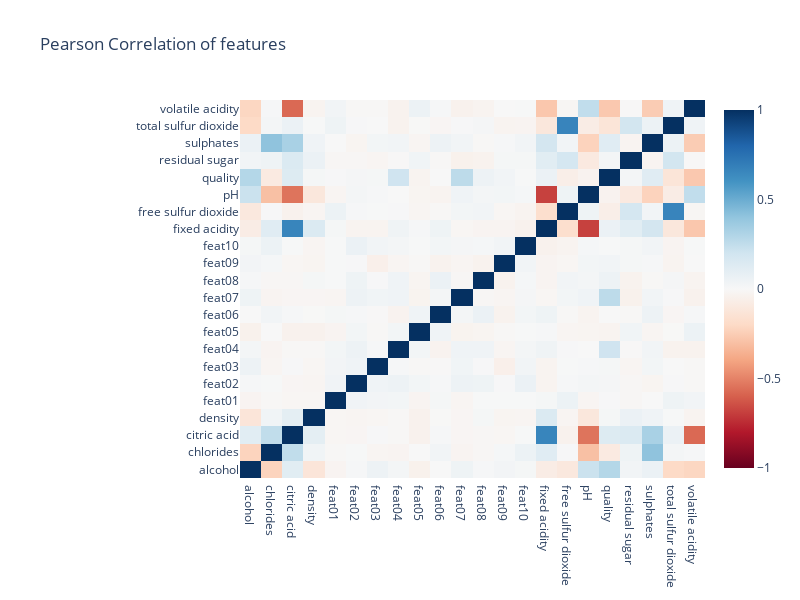

The code cell stored with this chart in its notebook:
### Code cell
df_corr = df

corr = df_corr.corr()
pio.templates.default = "plotly_white"

trace = go.Heatmap(
    z=corr.values,
    x=corr.index.values,
    y=corr.columns.values,
    colorscale=px.colors.sequential.RdBu,
    zmin=-1,
    zmax=1,
)

layout = go.Layout(
    title="Pearson Correlation of features",
    xaxis=dict(ticks="", nticks=52),
    yaxis=dict(ticks=""),
    width=800,
    height=600,
    margin=dict(
        l=240,
    ),
)

fig = go.Figure(layout=layout)
fig.add_trace(trace)
fig.show()

### Figure 1 — Plotly figure (JSON) as saved in the notebook; plotly's stock layout.template omitted (floating-point values rounded to 4 significant figures; data arrays with more than 128 entries replaced by an {"elided": "..."} marker saying what was removed)
{"data": [{"colorscale": [[0, "rgb(103,0,31)"], [0.1, "rgb(178,24,43)"], [0.2, "rgb(214,96,77)"], [0.3, "rgb(244,165,130)"], [0.4, "rgb(253,219,199)"], [0.5, "rgb(247,247,247)"], [0.6, "rgb(209,229,240)"], [0.7, "rgb(146,197,222)"], [0.8, "rgb(67,147,195)"], [0.9, "rgb(33,102,172)"], [1, "rgb(5,48,97)"]], "type": "heatmap", "x": ["alcohol", "chlorides", "citric acid", "density", "feat01", "feat02", "feat03", "feat04", "feat05", "feat06", "feat07", "feat08", "feat09", "feat10", "fixed acidity", "free sulfur dioxide", "pH", "quality", "residual sugar", "sulphates", "total sulfur dioxide", "volatile acidity"], "y": ["alcohol", "chlorides", "citric acid", "density", "feat01", "feat02", "feat03", "feat04", "feat05", "feat06", "feat07", "feat08", "feat09", "feat10", "fixed acidity", "free sulfur dioxide", "pH", "quality", "residual sugar", "sulphates", "total sulfur dioxide", "volatile acidity"], "z": {"elided": "22x22 float values"}, "zmax": 1, "zmin": -1}], "layout": {"height": 600, "margin": {"l": 240}, "title": {"text": "Pearson Correlation of features"}, "width": 800, "xaxis": {"nticks": 52, "ticks": ""}, "yaxis": {"ticks": ""}}}
